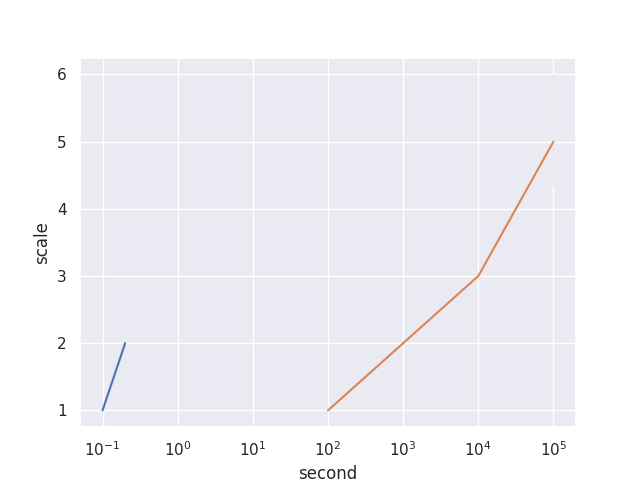

Python code for this plot:
# import json
# import os
#
# root, dirs, filenames = next(os.walk("/cs/labs/daphna/guy.hacohen/borgr/data/openwebtext"))
# length = 1000000
# out_path = f"/cs/labs/daphna/guy.hacohen/borgr/data/openwtxt_{lengtd}.txt"
# print("Writing to out_path")
# with open(out_path, "w")as out_fl:
#     for i, filename in enumerate(filenames):
#         if i % 1000 == 0:
#             print(f"Dealt with {i} files")
#         if i == length:
#             print("Done")
#         with open(filename) as fl:
#             out_fl.write(fl.read())

import matplotlib.pyplot as plt
import pandas as pd
import numpy as np
import os
import seaborn as sns

sns.set()

df = pd.DataFrame(np.array([[1, 2, 3, 4, 5, 6],[0.1, 0.20, 0.30, 0.40, 0.50, 0.60], [100, 1000, 10000, 100000, 100000, 100000]]).T,
                  columns=["scale", "first", "second"])
# Initialize figure and ax
fig, ax = plt.subplots()
sns.lineplot(x="first", y="scale",
             data=df[df["scale"] < 3])
sns.lineplot(x="second", y="scale",
             data=df)
ax.set(xscale="log")
plt.savefig(os.path.join(".", f"tmp.png"))
plt.clf()
# import numpy as np
# import pandas as pd
# import seaborn as sns
# import matplotlib.pyplot as plt
#
# x = 10 ** np.arange(1, 10)
# y = x * 2
# data = pd.DataFrame(data={'x': x, 'y': y})
#
# f, ax = plt.subplots(figsize=(7, 7))
# ax.set(xscale="log", yscale="log")
# sns.regplot("x", "y", data, ax=ax, scatter_kws={"s": 100})
# plt.show()